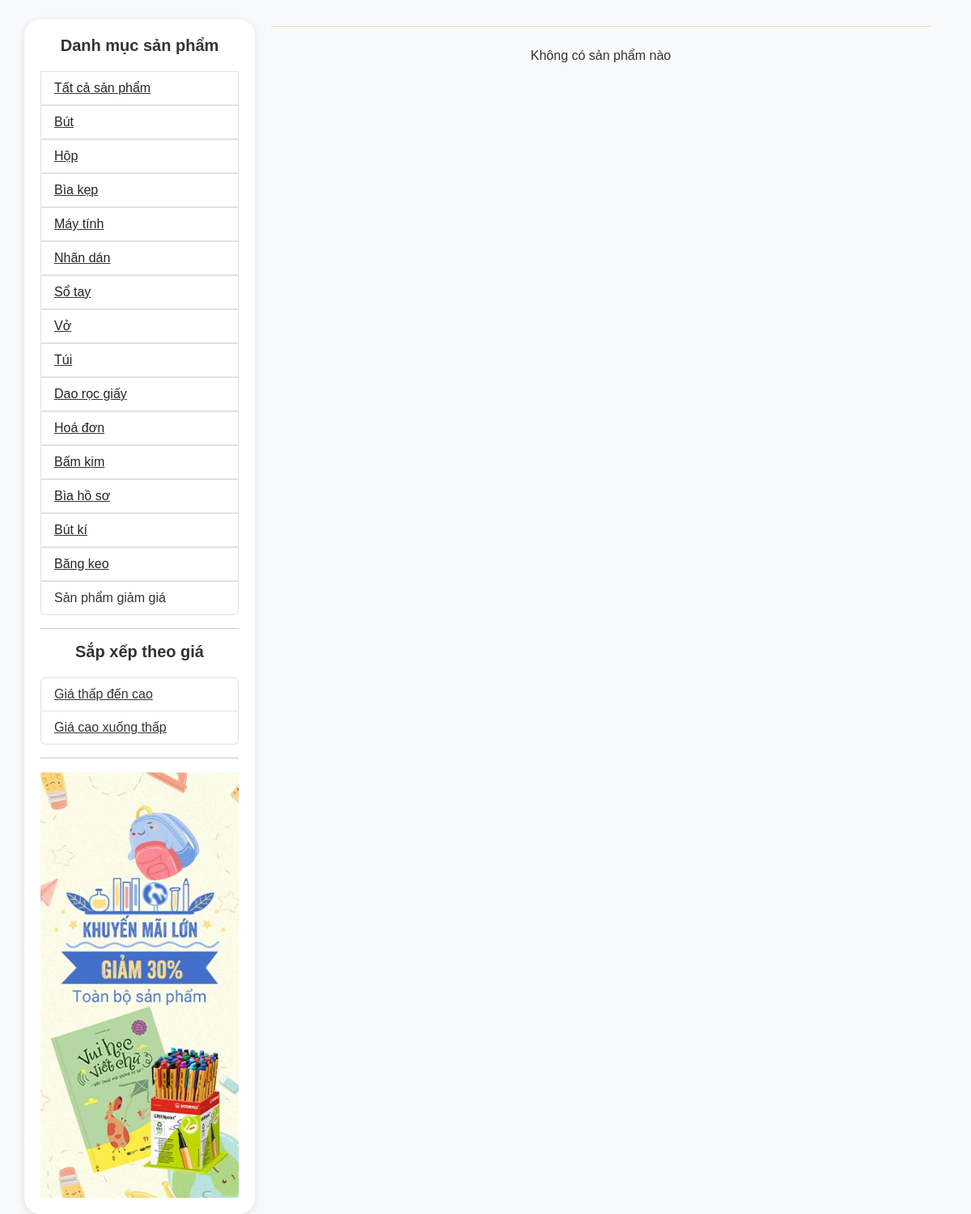
The page /sources/FE/list_product.php on the database as committed earlier.
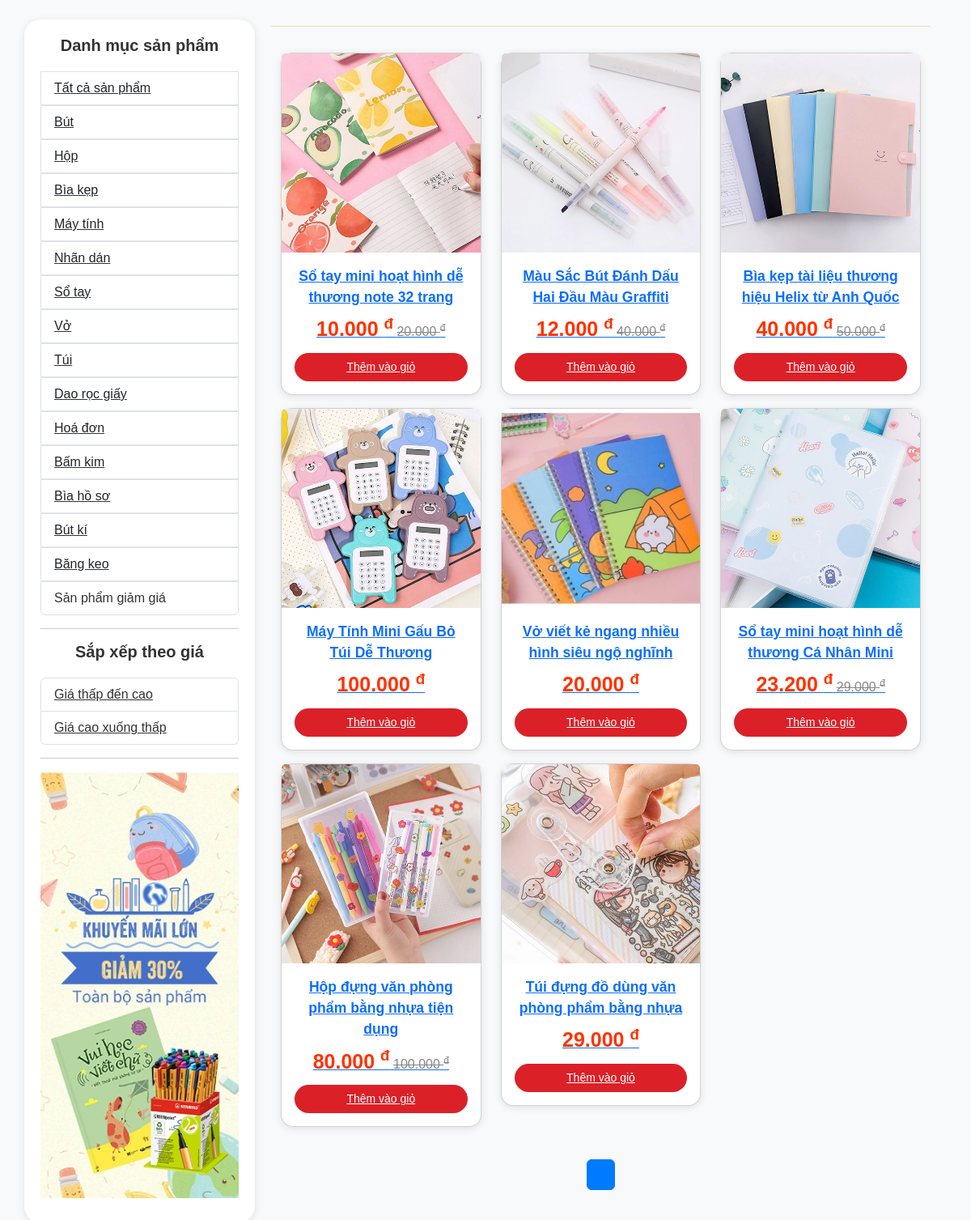
The same page on the database as committed later.
### tables this page shows
CREATE TABLE `sale` (
  `sale_id` int(11) NOT NULL,
  `product_id` int(11) NOT NULL,
  `discount_percent` decimal(5,2) NOT NULL,
  `start_date` date NOT NULL,
  `end_date` date NOT NULL,
  `sale_description` varchar(255) DEFAULT NULL,
  `is_expired` tinyint(1) NOT NULL DEFAULT 0
);

CREATE TABLE `product` (
  `product_id` int(11) NOT NULL,
  `product_type_name` varchar(100) NOT NULL,
  `product_name` varchar(250) NOT NULL,
  `product_price` varchar(250) NOT NULL,
  `product_description` varchar(300) DEFAULT NULL,
  `product_details` varchar(300) NOT NULL,
  `product_images` varchar(50) NOT NULL,
  `product_quantity` int(250) NOT NULL DEFAULT 1,
  `product_type_id` varchar(50) NOT NULL
);

### sources/FE/list_product.php (the view, shortened to what the changed rows need)
<!DOCTYPE html>
<html lang="en">
<head>
    <link href="https://cdn.jsdelivr.net/npm/bootstrap@5.3.1/dist/css/bootstrap.min.css" rel="stylesheet">
    <link rel="stylesheet" href="https://cdnjs.cloudflare.com/ajax/libs/font-awesome/6.4.2/css/all.min.css">
</head>
<body>
    <div class="container mt-4">
        <div class="row">
            <div class="col-lg-9 col-md-8">
                <div class="product-list mb-3 p-2">
                    <div class="container">
                        <div class="row">
                            <div class="text-center py-2">
                                <div class="row">
                                    <?php
                                  include('../connect_SQL/connect.php');
                                    $valueCart = 9;
                                    $page = isset($_GET['page']) ? (int) $_GET['page'] : 1;
                                    $offset = ($page - 1) * $valueCart;
                                    $category = isset($_GET['category']) ? $_GET['category'] : '';
                                    $whereClause = $category ? "WHERE category = '$category'" : "";
                                    $orderBy = '';
                                    $totalSql = "SELECT COUNT(*) as total FROM product sp LEFT JOIN sale s ON sp.product_id = s.product_id $whereClause";
                                    $totalResult = $connect->query($totalSql);
                                    $sql = "SELECT sp.*, s.discount_percent
                                            FROM product sp
                                            LEFT JOIN sale s ON sp.product_id = s.product_id $whereClause $orderBy LIMIT $offset, $valueCart";
                                    $result = $connect->query($sql);
                                    $duongdanimg = '../Assets/img/sanpham/';
                                    if ($result->num_rows > 0) {
                                        while ($data = $result->fetch_assoc()) {
                                            ?>
                                            <div class="col-lg-4 col-md-6 col-sm-9 py-2">
                                                <a href="./product.php?product_id=<?= $data['product_id'] ?>">
                                                    <div class="card">
                                                        <img src="<?= $duongdanimg . $data['product_images'] ?>" class="card-img-top" alt="<?= $data['product_name'] ?>">
                                                        <div class="card-body">
                                                            <p class="card-title"><strong><?= $data['product_name'] ?></strong></p>
                                                            <?php
                                                            if (!empty($data['discount_percent'])) {
                                                                $discountedPrice = $data['product_price'] * (1 - $data['discount_percent'] / 100);
                                                                ?>
                                                                <p class="card-text">
                                                                    <strong style="color:#f30; font-size:25px"><?= number_format($discountedPrice, 0, '.', '.') ?> <sup>đ</sup></strong>
                                                                    <span style="text-decoration: line-through; color: #888;"><?= number_format($data['product_price'], 0, '.', '.') ?> <sup>đ</sup></span>
                                                                </p>
                                                                <?php
                                                            } else {
                                                                ?>
                                                                <p class="card-text">
                                                                    <strong style="color:#f30; font-size:25px"><?= number_format($data['product_price'], 0, '.', '.') ?> <sup>đ</sup></strong>
                                                                </p>
                                                                <?php
                                                            }
                                                            ?>
                                                            <div class="action-cart group-buttons d-flex align-items-center justify-content-center">
                                                                <button class="cart-button btn-buy add_to_cart" title="Thêm vào giỏ">
                                                                    <a id="buy" href="../Website/product.php?product_id=<?= $data['product_id'] ?>">Thêm vào giỏ</a>
                                                                </button>
                                                            </div>
                                                        </div>
                                                    </div>
                                                </a>
                                            </div>
                                            <?php
                                        }
                                    } else {
                                        echo '<p class="text-center">Không có sản phẩm nào</p>';
                                    }
                                    ?>
                                </div>
                            </div>
                        </div>
                    </div>
                </div>
            </div>
        </div>
    </div>
</body>
</html>

Rows that differ between the two databases and show on the page:
added sale: product.product_images (picture), product.product_name "Sổ tay mini hoạt hình dễ thương note 32 trang", discountedPrice "10.000", product.product_price "20.000"
added sale: product.product_images (picture), product.product_name "Màu Sắc Bút Đánh Dấu Hai Đầu Màu Graffiti", discountedPrice "12.000", product.product_price "40.000"
added sale: product.product_images (picture), product.product_name "Bìa kẹp tài liệu thương hiệu Helix từ Anh Quốc", discountedPrice "40.000", product.product_price "50.000"
added product: product_images (picture), product_name "Máy Tính Mini Gấu Bỏ Túi Dễ Thương", product_price "100.000"
added product: product_images (picture), product_name "Vở viết kẻ ngang nhiều hình siêu ngộ nghĩnh", product_price "20.000"
added sale: product.product_images (picture), product.product_name "Sổ tay mini hoạt hình dễ thương Cá Nhân Mini", discountedPrice "23.200", product.product_price "29.000"
added sale: product.product_images (picture), product.product_name "Hộp đựng văn phòng phẩm bằng nhựa tiện dụng", discountedPrice "80.000", product.product_price "100.000"
added product: product_images (picture), product_name "Túi đựng đồ dùng văn phòng phẩm bằng nhựa", product_price "29.000"
Other text that changed with them:
text no longer shown: "Không có sản phẩm nào"
